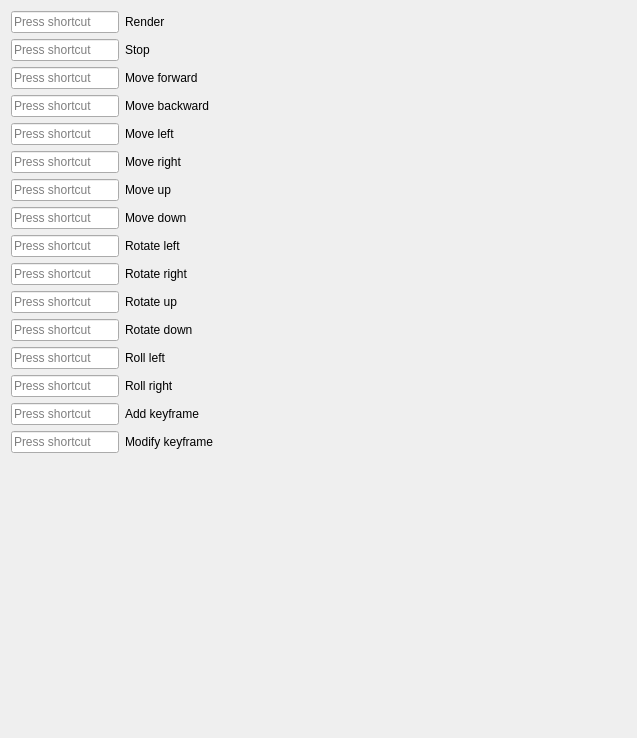
         <widget class="QWidget" name="scrollAreaWidgetContents">
          <property name="geometry">
           <rect>
            <x>0</x>
            <y>0</y>
            <width>637</width>
            <height>738</height>
           </rect>
          </property>
          <layout class="QFormLayout" name="formLayout">
           <item row="0" column="0">
            <widget class="QKeySequenceEdit" name="keySequenceEdit_key_render"/>
           </item>
           <item row="0" column="1">
            <widget class="QLabel" name="label_21">
             <property name="text">
              <string>Render</string>
             </property>
            </widget>
           </item>
           <item row="1" column="0">
            <widget class="QKeySequenceEdit" name="keySequenceEdit_key_stop"/>
           </item>
           <item row="1" column="1">
            <widget class="QLabel" name="label_22">
             <property name="text">
              <string>Stop</string>
             </property>
            </widget>
           </item>
           <item row="2" column="0">
            <widget class="QKeySequenceEdit" name="keySequenceEdit_key_move_forward"/>
           </item>
           <item row="2" column="1">
            <widget class="QLabel" name="label_23">
             <property name="text">
              <string>Move forward</string>
             </property>
            </widget>
           </item>
           <item row="3" column="0">
            <widget class="QKeySequenceEdit" name="keySequenceEdit_key_move_backward"/>
           </item>
           <item row="3" column="1">
            <widget class="QLabel" name="label_24">
             <property name="text">
              <string>Move backward</string>
             </property>
            </widget>
           </item>
           <item row="4" column="0">
            <widget class="QKeySequenceEdit" name="keySequenceEdit_key_move_left"/>
           </item>
           <item row="4" column="1">
            <widget class="QLabel" name="label_25">
             <property name="text">
              <string>Move left</string>
             </property>
            </widget>
           </item>
           <item row="5" column="0">
            <widget class="QKeySequenceEdit" name="keySequenceEdit_key_move_right"/>
           </item>
           <item row="5" column="1">
            <widget class="QLabel" name="label_26">
             <property name="text">
              <string>Move right</string>
             </property>
            </widget>
           </item>
           <item row="6" column="0">
            <widget class="QKeySequenceEdit" name="keySequenceEdit_key_move_up"/>
           </item>
           <item row="6" column="1">
            <widget class="QLabel" name="label_27">
             <property name="text">
              <string>Move up</string>
             </property>
            </widget>
           </item>
           <item row="7" column="0">
            <widget class="QKeySequenceEdit" name="keySequenceEdit_key_move_down"/>
           </item>
           <item row="7" column="1">
            <widget class="QLabel" name="label_28">
             <property name="text">
              <string>Move down</string>
             </property>
            </widget>
           </item>
           <item row="8" column="0">
            <widget class="QKeySequenceEdit" name="keySequenceEdit_key_rotate_left"/>
           </item>
           <item row="8" column="1">
            <widget class="QLabel" name="label_29">
             <property name="text">
              <string>Rotate left</string>
             </property>
            </widget>
           </item>
           <item row="9" column="0">
            <widget class="QKeySequenceEdit" name="keySequenceEdit_key_rotate_right"/>
           </item>
           <item row="9" column="1">
            <widget class="QLabel" name="label_30">
             <property name="text">
              <string>Rotate right</string>
             </property>
            </widget>
           </item>
           <item row="10" column="0">
            <widget class="QKeySequenceEdit" name="keySequenceEdit_key_rotate_up"/>
           </item>
           <item row="10" column="1">
            <widget class="QLabel" name="label_33">
             <property name="text">
              <string>Rotate up</string>
             </property>
            </widget>
           </item>
           <item row="11" column="0">
            <widget class="QKeySequenceEdit" name="keySequenceEdit_key_rotate_down"/>
           </item>
           <item row="14" column="0">
            <widget class="QKeySequenceEdit" name="keySequenceEdit_key_add_keyframe"/>
           </item>
           <item row="14" column="1">
            <widget class="QLabel" name="label_31">
             <property name="text">
              <string>Add keyframe</string>
             </property>
            </widget>
           </item>
           <item row="15" column="0">
            <widget class="QKeySequenceEdit" name="keySequenceEdit_key_modify_keyframe"/>
           </item>
           <item row="15" column="1">
            <widget class="QLabel" name="label_32">
             <property name="text">
              <string>Modify keyframe</string>
             </property>
            </widget>
           </item>
           <item row="11" column="1">
            <widget class="QLabel" name="label_34">
             <property name="text">
              <string>Rotate down</string>
             </property>
            </widget>
           </item>
           <item row="12" column="0">
            <widget class="QKeySequenceEdit" name="keySequenceEdit_key_roll_left"/>
           </item>
           <item row="13" column="0">
            <widget class="QKeySequenceEdit" name="keySequenceEdit_key_roll_right"/>
           </item>
           <item row="12" column="1">
            <widget class="QLabel" name="label_35">
             <property name="text">
              <string>Roll left</string>
             </property>
            </widget>
           </item>
           <item row="13" column="1">
            <widget class="QLabel" name="label_36">
             <property name="text">
              <string>Roll right</string>
             </property>
            </widget>
           </item>
          </layout>
         </widget>
